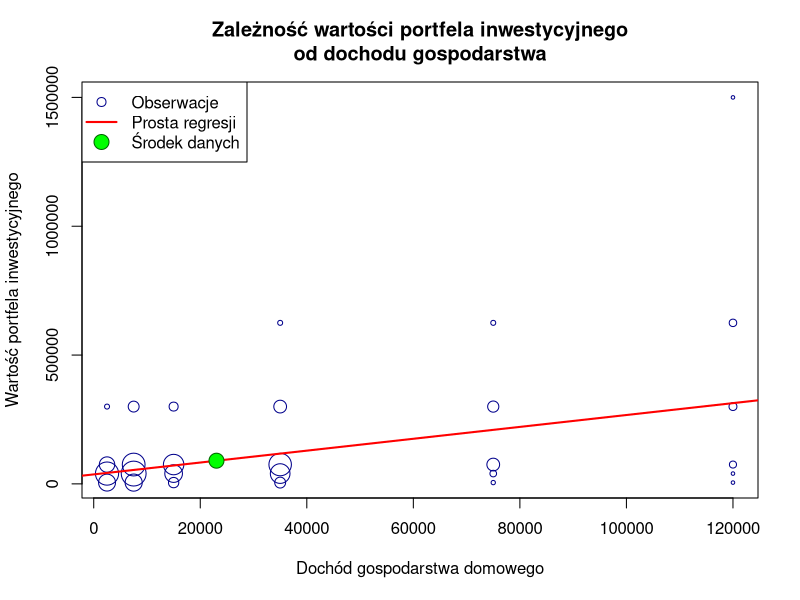

R code for this plot:
# Przekształcone dane z tabeli – stosujemy środki przedziałów określonych w danej tabeli
# Dochody gospodarstw domowych (x)
incomes <- c(2500, 7500, 15000, 35000, 75000, 120000)

# Wartości portfela inwestycyjnego (y)
invest_portfolio_values <- c(5000, 40000, 75000, 300000, 625000, 1500000)

# Macierz liczebności osób
people_counts_mx <- matrix(c(
  46, 86, 38, 4, 0, 0,
  47, 99, 83, 19, 0, 0,
  17, 50, 67, 13, 0, 0,
  19, 62, 81, 26, 4, 0,
  3, 7, 26, 20, 4, 0,
  2, 2, 8, 10, 9, 2
), nrow = 6, byrow = TRUE)

data <- data.frame()
for (i in 1:6) {
  for (j in 1:6) {
    data <- rbind(data, data.frame(
      income = incomes[i],
      invest_portfolio_value = invest_portfolio_values[j],
      people_count = people_counts_mx[i, j]
    ))
  }
}

# Filtrowanie obserwacji (bez zer)
data <- subset(data, people_count > 0)

model <- lm(invest_portfolio_value ~ income, data = data, weights = people_count)

# Wyniki modelu
summary(model)

# Przedziały ufności dla parametrów
confint(model)

# Obliczanie środka ciężkości danych
income_mid  <- sum(data$income * data$people_count) / sum(data$people_count)
invest_portolio_value_mid <- sum(data$invest_portfolio_value * data$people_count) / sum(data$people_count)

# Wykres zależności
plot(data$income, data$invest_portfolio_value, 
     cex = sqrt(data$people_count)/3, 
     xlab = "Dochód gospodarstwa domowego", 
     ylab = "Wartość portfela inwestycyjnego", 
     main = "Zależność wartości portfela inwestycyjnego\nod dochodu gospodarstwa",
     pch = 1, col = "darkblue")

# Krzywa regresji
abline(model, col = "red", lwd = 2)

# Środek danych
points(income_mid, invest_portolio_value_mid,
       col = "darkgreen", bg = "green", pch = 21, cex = 2)

legend("topleft",
       legend = c("Obserwacje", "Prosta regresji", "Środek danych"),
       col = c("darkblue", "red", "darkgreen"),
       pch = c(1, NA, 21),
       pt.bg = c(NA, NA, "green"),
       lty = c(NA, 1, NA),
       pt.cex = c(1.2, NA, 2),
       lwd = c(NA, 2, NA))